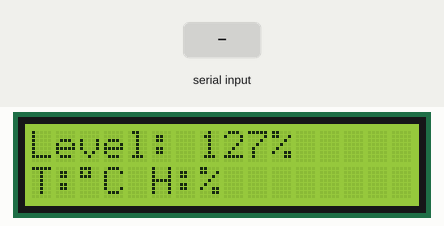
Recording of a sketch running on a simulated ESP8266 (NodeMCU). Parts: 16×2 character LCD. Inputs (shaded band) come from the test bench. WiFi joins after 1.5 s; servers stay silent unless stated; what the sketch prints to the serial monitor is not drawn.

Above: at 3.4 s.
3.5 s: "t" received over the second serial link
At 5.7 s:
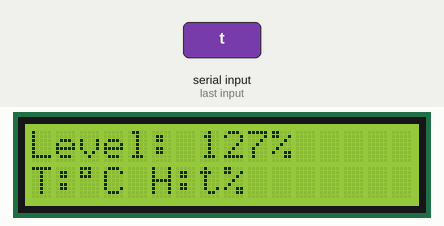
6.0 s: "h" received over the second serial link
At 7.9 s:
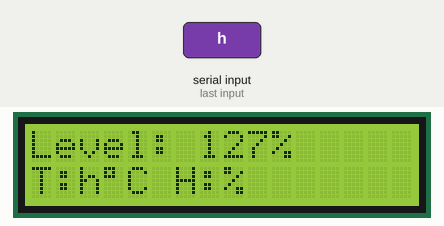
8.5 s: "d" received over the second serial link
At 10.7 s:
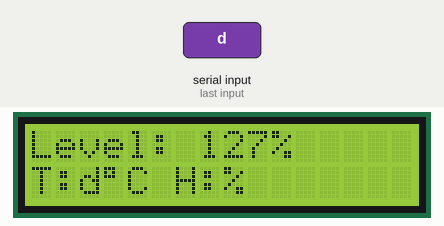
11.0 s: "90,45\n" received over the second serial link
At 13.2 s:
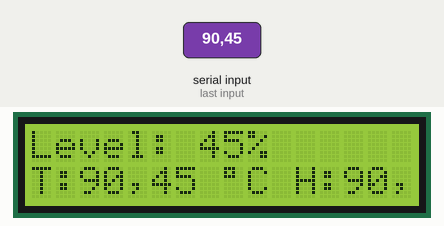
13.5 s: "5\n" received over the second serial link
At 14.8 s:
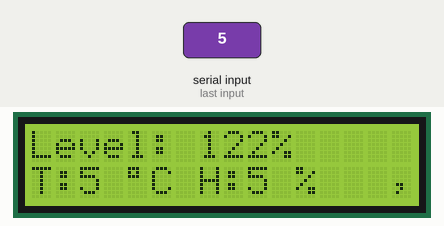
16.0 s: "200\n" received over the second serial link
At 18.1 s:
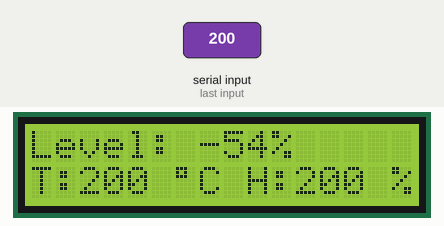
Timing chart, 0 to 19.5 s (numbered marks = the images above; inputs shaded):
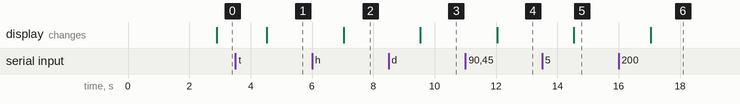

Measured:
- after the input at 3.5 s, the display: changes after 1.0 s (image 1)
- after the input at 6.0 s, the display: changes after 1.0 s (image 2)
- after the input at 8.5 s, the display: changes after 1.0 s (image 3)
- after the input at 11.0 s, the display: changes after 1.0 s (image 4)
- after the input at 13.5 s, the display: changes after 1.0 s (image 5)
- after the input at 16.0 s, the display: changes after 1.0 s (image 6)

The sketch:

receiver.ino
```cpp
#define BLYNK_PRINT Serial
#include <ESP8266WiFi.h>
#include <BlynkSimpleEsp8266.h>
#include <SoftwareSerial.h>

SoftwareSerial HC12(14, 12); // HC-12 TX Pin, HC-12 RX Pin

String incomMsg;

#include <Wire.h>
#include <LiquidCrystal_I2C.h>

LiquidCrystal_I2C lcd(0x27, 16, 2);

String temp;
String hum;
String distance;
String water_level;

float distance_f;
float water_level_f;

char auth[] = "";

char ssid[] = "";
char pass[] = "";

BlynkTimer timer;

const int min_dist = 30;
const int max_dist = 140;

void setup() {
  Serial.begin(9600);
  HC12.begin(9600);
  Wire.begin(D4,D3);
  lcd.begin();
  Blynk.begin(auth, ssid, pass);
  timer.setInterval(1000L, myTimerEvent);
}

void loop() {
  Blynk.run();
  timer.run();
  while (HC12.available()) {
    incomMsg = HC12.readString();
  }

}

void myTimerEvent()
{
  temp = (incomMsg.substring(incomMsg.indexOf("t")+1,incomMsg.indexOf("h")-1));
  hum = (incomMsg.substring(incomMsg.indexOf("h")+1,incomMsg.indexOf("d")));
  if((incomMsg.substring(incomMsg.indexOf("d")+1,incomMsg.indexOf("t",5))).toFloat() != -1){
      distance = (incomMsg.substring(incomMsg.indexOf("d")+1,incomMsg.indexOf("t",5)));
  }
  distance_f = distance.toFloat();
  water_level_f = (1-(distance_f-min_dist)/(max_dist - min_dist))*100;
  lcd.setCursor(0,0);
  lcd.print("Level: ");
  lcd.print(int(water_level_f));
  lcd.print("%");
  lcd.print("      ");
  lcd.setCursor(0,1);
  lcd.print("T:");
  lcd.print(temp);
  lcd.print((char)223);
  lcd.print("C");
  lcd.print(" H:");
  lcd.print(hum);
  lcd.print("%   ");
  Serial.println(incomMsg);

  Blynk.virtualWrite(V0, int(water_level_f));
  Blynk.virtualWrite(V1, hum);
  Blynk.virtualWrite(V2, temp);
}
```
